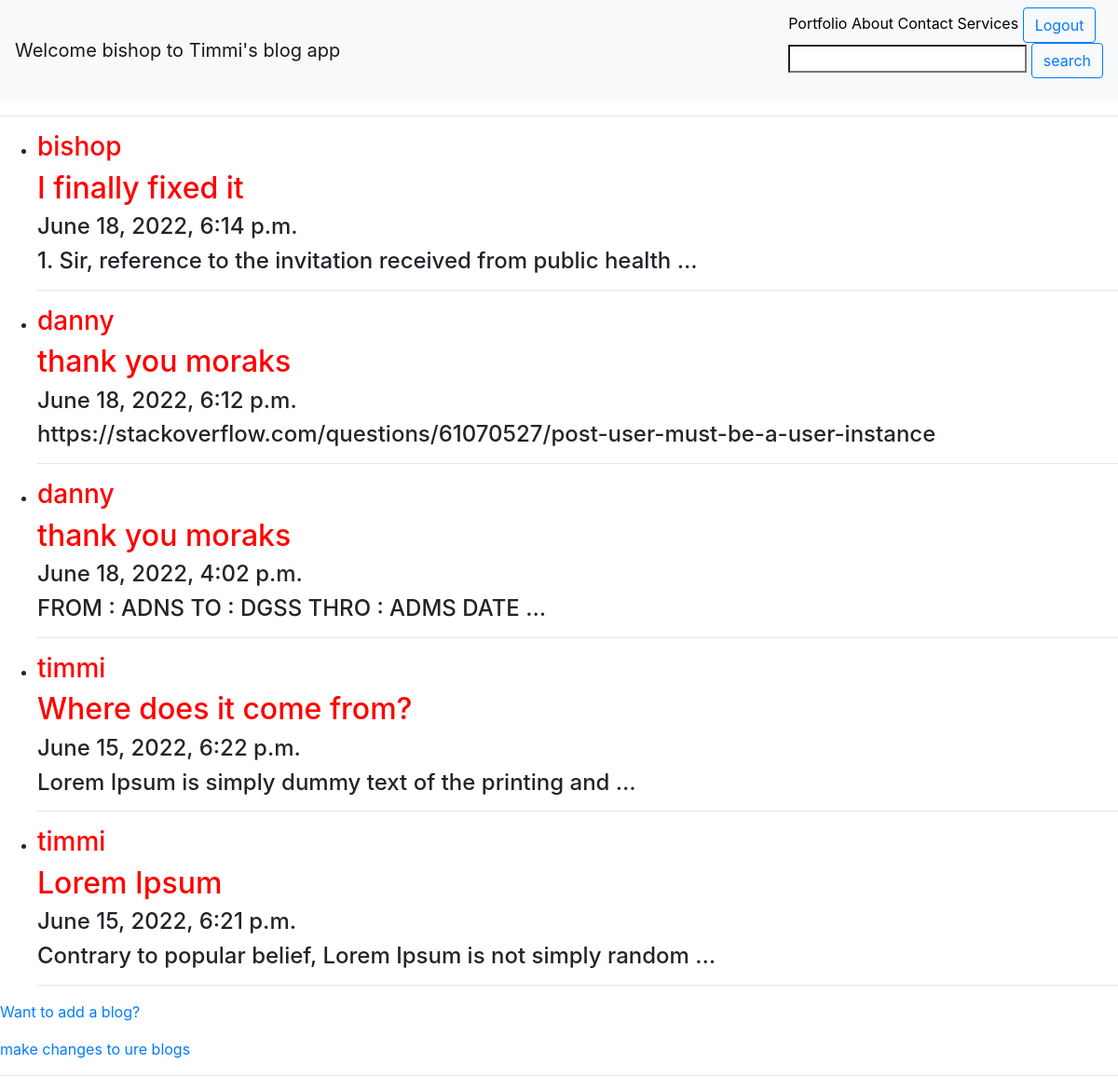
/ (signed in), run on the app's committed database.
### myblogapp/models.py (models this page shows, shortened)
class User(AbstractUser):
    pass

class Post(models.Model):
    user = models.ForeignKey(User, on_delete=models.CASCADE, null=True, blank=True                                                                                                                                                                                                                                                                                                                                                                                                                                                                                                                                                                                                                                                                                                                                                                                                                                                                                                                                                                                                                                                                                                                                                                                                                                                                                                                                                                                                                                                                                                                                                                                                                                                                                                                                                                                                                                                                                                                                                                                                                                                                                                                                                                                                                                                                                                                                                                                                                                                                                                                                                                                                                                                                                                                                                                                                                                                                                                                                                                                                                                                                                                                                                                                                                                                                                                                                                                                                                                                                                                                                                                                                                                                                                                                                                                                                                                                                                                                                                                                                                                                                                                                          )
    heading = models.CharField(max_length=1000, null=True, blank=True)
    body = models.TextField(max_length=1000000)
    time_created=models.DateTimeField(default=datetime.now, blank=True)

### myblogapp/views.py (the view)
# urls.py: path('',views.index,name='index'),
def index(request):
    blog = Post.objects.all()
    return render(request, 'index.html',{'blog':blog})

### myblogapp/templates/index.html (shortened to what this page needs)
<!DOCTYPE html>
<html>
    <head>
    </head>
    <link rel="stylesheet" href="https://cdn.jsdelivr.net/npm/bootstrap@4.1.3/dist/css/bootstrap.min.css">
    <body>
        <nav class="navbar navbar-light bg-light">
            {% if user.is_authenticated %}
            <a class="navbar-brand" href="#">Welcome {{user.username}} to Timmi's blog app<br></a>
            {% else %}
            <a class="navbar-brand" href="#">Welcome guest to Timmi's blog app<br> sign up now to write ure first blog :)</a>
            {% endif %}
            <div id="navcontainer">
              <ul id="navlist">
              <a style=" text-decoration: none, ;color: black;" href="#">Portfolio</a>
              <a style=" text-decoration: none, ;color: black;"href="#">About</a>
              <a style=" text-decoration: none, ;color: black;"href="#">Contact</a>
              <a style=" text-decoration: none, ;color: black;"href="#">Services</a>
              {% if user.is_authenticated %}
              <a href="login"><button class="btn btn-outline-primary" type="submit">Logout</button></a>
              {% else %}
              <a href="signup"><button class="btn btn-outline-primary" type="submit">Login/Signup</button></a>
              {% endif %}
              <a><form method="POST" action="{% url 'search' %}">
                <input type="search" name="search">
                <button class="btn btn-outline-primary" type="submit">search</button>
              </form></a>
              </ul>
             </div>
          </nav>
        <hr>
{% block content %}
            {% for blog in blog reversed %}
                <ul>
                    <li>
                        <a style="text-decoration:none; color: red;" href="/posts/{{blog.id}}">
                            <h3>{{blog.user.username}}</h3>
                            <h2>{{blog.heading}}</h2>
                            </a>
                        <h4>{{blog.time_created}}</h4>
                        <h4>{{blog.body|truncatewords:10}}</h4>
                        <hr>
                    </li>
                </ul>
            {% endfor %}
            {% if user.is_authenticated %}
                <p><a href="user_blog">Want to add a blog?</a></p>           <p><a href="user_blog">make changes to ure blogs</a></p>
            {% else %}
                <p><a href="signup">sign up now to add ure first blog :)</a></p>
            {% endif %}
            {% endblock %}
        <hr>
    </body>
</html>

### myblogapp/templates/index.html (style rules this page uses)
h3 { color: red; }

### data on the page
User: username "bishop"
Post: user.username "bishop", heading "I finally fixed it", time_created "June 18, 2022, 6:14 p.m.", body "1. Sir, reference to the invitation received from public health …"
Post: user.username "danny", heading "thank you moraks", time_created "June 18, 2022, 6:12 p.m.", body "https://stackoverflow.com/questions/61070527/post-user-must-be-a-user-instance"
Post: user.username "danny", heading "thank you moraks", time_created "June 18, 2022, 4:02 p.m.", body "FROM : ADNS TO : DGSS THRO : ADMS DATE …"
Post: user.username "timmi", heading "Where does it come from?", time_created "June 15, 2022, 6:22 p.m.", body "Lorem Ipsum is simply dummy text of the printing and …"
Post: user.username "timmi", heading "Lorem Ipsum", time_created "June 15, 2022, 6:21 p.m.", body "Contrary to popular belief, Lorem Ipsum is not simply random …"
